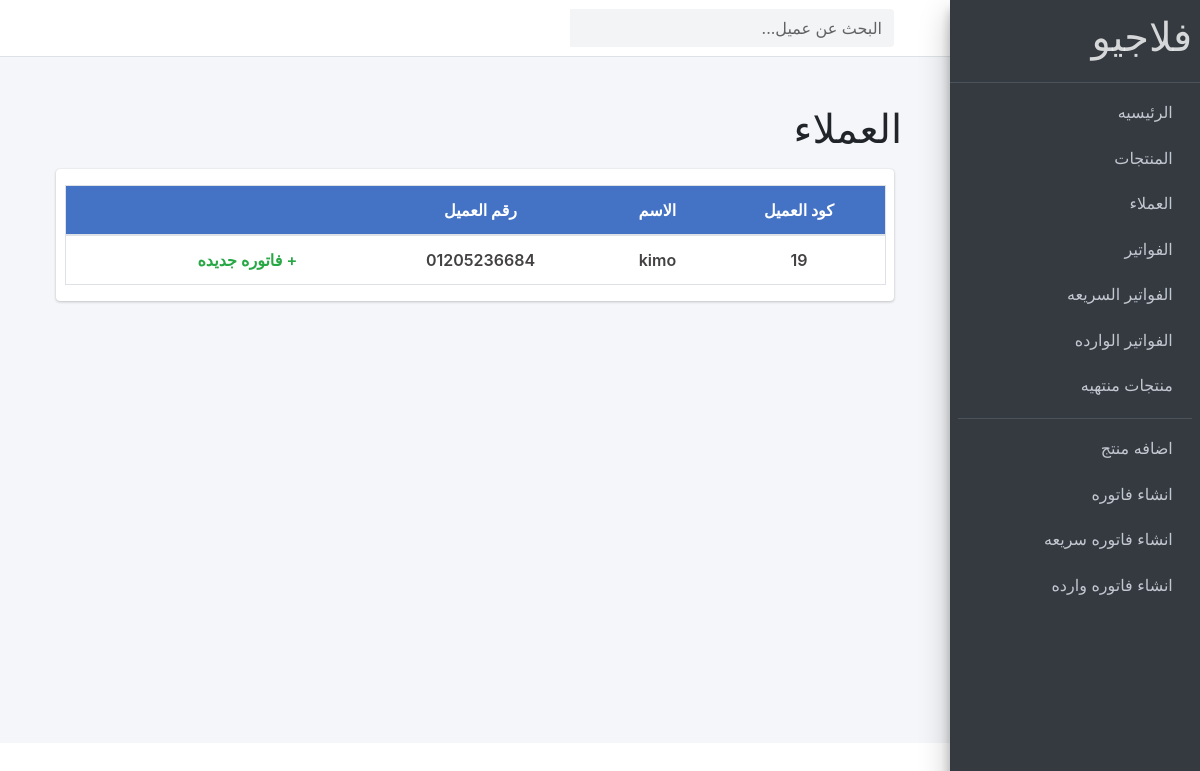
Page /home/products/clients/ on the committed database.
### store/models.py (models this page shows)
class Client(models.Model):
    phone = models.CharField(max_length=11, unique=True, verbose_name="رقم الهاتف")
    name = models.CharField(max_length=50, unique=True, verbose_name="اسم العميل")
    remaining_money = models.DecimalField(max_digits=7  , decimal_places=2 , default=0, verbose_name="مبلغ متبقى")
    def  __str__ (self):
        return self.name

### store/views.py (the view)
# urls.py: path('products/clients/', views.clients, name="clients"),
def clients(request):
    search_qs = request.GET.get('search_clients', '')
    if search_qs:
        clients = Client.objects.filter(Q(name__icontains=search_qs)|
                                        Q(id__icontains=search_qs))
    else:
        clients = Client.objects.all()
    return render(request, 'pages/clients.html',{
        "clients": clients,
    })

### store/context_processor.py (called while the page is built)
def calc_empty_products(request):
    products = Product.objects.filter(available_in_ventory=0)
    emptyNum = products.count()
    return {"emptyNum":emptyNum}

### templates/pages/clients.html (shortened to what this page needs)
{% extends 'base.html' %}
{% load crispy_forms_tags %}
{% load static %}
{% block content %}
    <nav class="main-header navbar navbar-expand navbar-white navbar-light">
      <ul class="navbar-nav">
        <li class="nav-item">
          <a class="nav-link" data-widget="pushmenu" href="#"></a>
        </li>
      </ul>
      <form class="form-inline ml-3" action="{% url 'products:clients' %}">
        <div class="input-group">
          <input id="searchIdforclients" class="form-control form-control-navbar" name="search_clients" type="search" placeholder="البحث عن عميل..." aria-label="Search">
          <div class="input-group-append">
            <button class="btn btn-navbar" type="submit">
            </button>
          </div>
        </div>
      </form>
    </nav>
    <div style="direction: rtl;" class="wrapper">
      <div   class="content-wrapper p-5">
        <div class="row mb-2">
          <div class="col-sm-6">
            <h1>العملاء</h1>
          </div>
        </div>
            <section class="content">
              <div class="card card-solid">
                  <div class="row d-flex align-items-stretch">
                    <div   class="col-12 p-3">
                      {% if clients %}
                      <table class="table table-bordered clients_table text-center">
                        <thead>
                          <tr class="clients_thead_row">
                            <th scope="col"> كود العميل </th>
                            <th scope="col"> الاسم </th>
                            <th scope="col">رقم العميل </th>
                            <th scope="col">  </th>
                            <th scope="col">  </th>
                          </tr>
                        </thead>
                        <tbody>
                          {% for client in clients %}
                          <tr class="clients_table_row">
                            <td><a href="{% url 'products:show-client' client.id %}">{{client.id}}</a></td>
                            <td><a href="{% url 'products:show-client' client.id %}">{{client}}</a></td>
                            <td><a href="{% url 'products:show-client' client.id %}">{{client.phone}}</a></td>
                            <td><a class="text-success" href="{% url 'products:another-bill' client.id %}"> + فاتوره جديده </a></td>
                            <td class="deletebtn"><a data-product="{{client.id}}" href="#" class="btn delete_client_list delete_client_list{{client.id}}"></a></td>
                          </tr>
                          {% endfor %}
                        </tbody>
                      </table>
                      {% else %}
                      <h4 class="m-5">لا يوجد عملاء فى الوقت الحالى .</h4>
                      {% endif %}
                    </div>
                    </div>
              </div>
            </section>
          </div>
      </div>
{% endblock %}

### rows in the picture
Client: id "19", name "kimo", phone "01205236684"
